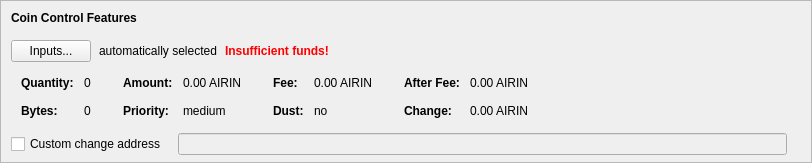
    <widget class="QFrame" name="frameCoinControl">
     <property name="sizePolicy">
      <sizepolicy hsizetype="Expanding" vsizetype="Expanding">
       <horstretch>0</horstretch>
       <verstretch>0</verstretch>
      </sizepolicy>
     </property>
     <property name="maximumSize">
      <size>
       <width>16777215</width>
       <height>16777215</height>
      </size>
     </property>
     <property name="frameShape">
      <enum>QFrame::StyledPanel</enum>
     </property>
     <property name="frameShadow">
      <enum>QFrame::Sunken</enum>
     </property>
     <layout class="QVBoxLayout" name="verticalLayoutCoinControl2">
      <property name="spacing">
       <number>0</number>
      </property>
      <property name="leftMargin">
       <number>0</number>
      </property>
      <property name="topMargin">
       <number>0</number>
      </property>
      <property name="rightMargin">
       <number>0</number>
      </property>
      <property name="bottomMargin">
       <number>6</number>
      </property>
      <item>
       <layout class="QVBoxLayout" name="verticalLayoutCoinControl" stretch="0,0,0,0,1">
        <property name="spacing">
         <number>0</number>
        </property>
        <property name="leftMargin">
         <number>10</number>
        </property>
        <property name="topMargin">
         <number>10</number>
        </property>
        <item>
         <layout class="QHBoxLayout" name="horizontalLayoutCoinControl1">
          <property name="bottomMargin">
           <number>15</number>
          </property>
          <item>
           <widget class="QLabel" name="labelCoinControlFeatures">
            <property name="sizePolicy">
             <sizepolicy hsizetype="Preferred" vsizetype="Maximum">
              <horstretch>0</horstretch>
              <verstretch>0</verstretch>
             </sizepolicy>
            </property>
            <property name="font">
             <font>
              <weight>75</weight>
              <bold>true</bold>
             </font>
            </property>
            <property name="styleSheet">
             <string notr="true">font-weight:bold;</string>
            </property>
            <property name="text">
             <string>Coin Control Features</string>
            </property>
           </widget>
          </item>
         </layout>
        </item>
        <item>
         <layout class="QHBoxLayout" name="horizontalLayoutCoinControl2" stretch="0,0,0,0">
          <property name="spacing">
           <number>8</number>
          </property>
          <property name="bottomMargin">
           <number>10</number>
          </property>
          <item>
           <widget class="QPushButton" name="pushButtonCoinControl">
            <property name="styleSheet">
             <string notr="true"/>
            </property>
            <property name="text">
             <string>Inputs...</string>
            </property>
            <property name="autoDefault">
             <bool>false</bool>
            </property>
           </widget>
          </item>
          <item>
           <widget class="QLabel" name="labelCoinControlAutomaticallySelected">
            <property name="text">
             <string>automatically selected</string>
            </property>
            <property name="margin">
             <number>5</number>
            </property>
           </widget>
          </item>
          <item>
           <widget class="QLabel" name="labelCoinControlInsuffFunds">
            <property name="font">
             <font>
              <weight>75</weight>
              <bold>true</bold>
             </font>
            </property>
            <property name="styleSheet">
             <string notr="true">color:red;font-weight:bold;</string>
            </property>
            <property name="text">
             <string>Insufficient funds!</string>
            </property>
            <property name="margin">
             <number>5</number>
            </property>
           </widget>
          </item>
          <item>
           <spacer name="horizontalSpacerCoinControl">
            <property name="orientation">
             <enum>Qt::Horizontal</enum>
            </property>
            <property name="sizeHint" stdset="0">
             <size>
              <width>40</width>
              <height>1</height>
             </size>
            </property>
           </spacer>
          </item>
         </layout>
        </item>
        <item>
         <widget class="QWidget" name="widgetCoinControl" native="true">
          <property name="sizePolicy">
           <sizepolicy hsizetype="Preferred" vsizetype="Preferred">
            <horstretch>0</horstretch>
            <verstretch>0</verstretch>
           </sizepolicy>
          </property>
          <property name="minimumSize">
           <size>
            <width>0</width>
            <height>0</height>
           </size>
          </property>
          <property name="styleSheet">
           <string notr="true"/>
          </property>
          <layout class="QHBoxLayout" name="horizontalLayoutCoinControl5">
           <property name="leftMargin">
            <number>0</number>
           </property>
           <property name="topMargin">
            <number>0</number>
           </property>
           <property name="rightMargin">
            <number>0</number>
           </property>
           <property name="bottomMargin">
            <number>0</number>
           </property>
           <item>
            <layout class="QHBoxLayout" name="horizontalLayoutCoinControl3" stretch="0,0,0,1">
             <property name="spacing">
              <number>20</number>
             </property>
             <property name="topMargin">
              <number>0</number>
             </property>
             <property name="bottomMargin">
              <number>10</number>
             </property>
             <item>
              <layout class="QFormLayout" name="formLayoutCoinControl1">
               <property name="horizontalSpacing">
                <number>10</number>
               </property>
               <property name="verticalSpacing">
                <number>14</number>
               </property>
               <property name="leftMargin">
                <number>10</number>
               </property>
               <property name="topMargin">
                <number>4</number>
               </property>
               <property name="rightMargin">
                <number>6</number>
               </property>
               <item row="0" column="0">
                <widget class="QLabel" name="labelCoinControlQuantityText">
                 <property name="font">
                  <font>
                   <weight>75</weight>
                   <bold>true</bold>
                  </font>
                 </property>
                 <property name="text">
                  <string>Quantity:</string>
                 </property>
                 <property name="margin">
                  <number>0</number>
                 </property>
                </widget>
               </item>
               <item row="0" column="1">
                <widget class="QLabel" name="labelCoinControlQuantity">
                 <property name="cursor">
                  <cursorShape>IBeamCursor</cursorShape>
                 </property>
                 <property name="contextMenuPolicy">
                  <enum>Qt::ActionsContextMenu</enum>
                 </property>
                 <property name="text">
                  <string notr="true">0</string>
                 </property>
                 <property name="margin">
                  <number>0</number>
                 </property>
                 <property name="textInteractionFlags">
                  <set>Qt::LinksAccessibleByMouse|Qt::TextSelectableByKeyboard|Qt::TextSelectableByMouse</set>
                 </property>
                </widget>
               </item>
               <item row="1" column="0">
                <widget class="QLabel" name="labelCoinControlBytesText">
                 <property name="font">
                  <font>
                   <weight>75</weight>
                   <bold>true</bold>
                  </font>
                 </property>
                 <property name="text">
                  <string>Bytes:</string>
                 </property>
                </widget>
               </item>
               <item row="1" column="1">
                <widget class="QLabel" name="labelCoinControlBytes">
                 <property name="cursor">
                  <cursorShape>IBeamCursor</cursorShape>
                 </property>
                 <property name="contextMenuPolicy">
                  <enum>Qt::ActionsContextMenu</enum>
                 </property>
                 <property name="text">
                  <string notr="true">0</string>
                 </property>
                 <property name="textInteractionFlags">
                  <set>Qt::LinksAccessibleByMouse|Qt::TextSelectableByKeyboard|Qt::TextSelectableByMouse</set>
                 </property>
                </widget>
               </item>
              </layout>
             </item>
             <item>
              <layout class="QFormLayout" name="formLayoutCoinControl2">
               <property name="horizontalSpacing">
                <number>10</number>
               </property>
               <property name="verticalSpacing">
                <number>14</number>
               </property>
               <property name="leftMargin">
                <number>6</number>
               </property>
               <property name="topMargin">
                <number>4</number>
               </property>
               <property name="rightMargin">
                <number>6</number>
               </property>
               <item row="0" column="0">
                <widget class="QLabel" name="labelCoinControlAmountText">
                 <property name="font">
                  <font>
                   <weight>75</weight>
                   <bold>true</bold>
                  </font>
                 </property>
                 <property name="text">
                  <string>Amount:</string>
                 </property>
                 <property name="margin">
                  <number>0</number>
                 </property>
                </widget>
               </item>
               <item row="0" column="1">
                <widget class="QLabel" name="labelCoinControlAmount">
                 <property name="cursor">
                  <cursorShape>IBeamCursor</cursorShape>
                 </property>
                 <property name="contextMenuPolicy">
                  <enum>Qt::ActionsContextMenu</enum>
                 </property>
                 <property name="text">
                  <string notr="true">0.00 AIRIN</string>
                 </property>
                 <property name="textInteractionFlags">
                  <set>Qt::LinksAccessibleByMouse|Qt::TextSelectableByKeyboard|Qt::TextSelectableByMouse</set>
                 </property>
                </widget>
               </item>
               <item row="1" column="0">
                <widget class="QLabel" name="labelCoinControlPriorityText">
                 <property name="font">
                  <font>
                   <weight>75</weight>
                   <bold>true</bold>
                  </font>
                 </property>
                 <property name="text">
                  <string>Priority:</string>
                 </property>
                </widget>
               </item>
               <item row="1" column="1">
                <widget class="QLabel" name="labelCoinControlPriority">
                 <property name="cursor">
                  <cursorShape>IBeamCursor</cursorShape>
                 </property>
                 <property name="contextMenuPolicy">
                  <enum>Qt::ActionsContextMenu</enum>
                 </property>
                 <property name="text">
                  <string>medium</string>
                 </property>
                 <property name="textInteractionFlags">
                  <set>Qt::LinksAccessibleByMouse|Qt::TextSelectableByKeyboard|Qt::TextSelectableByMouse</set>
                 </property>
                </widget>
               </item>
              </layout>
             </item>
             <item>
              <layout class="QFormLayout" name="formLayoutCoinControl3">
               <property name="horizontalSpacing">
                <number>10</number>
               </property>
               <property name="verticalSpacing">
                <number>14</number>
               </property>
               <property name="leftMargin">
                <number>6</number>
               </property>
               <property name="topMargin">
                <number>4</number>
               </property>
               <property name="rightMargin">
                <number>6</number>
               </property>
               <item row="0" column="0">
                <widget class="QLabel" name="labelCoinControlFeeText">
                 <property name="font">
                  <font>
                   <weight>75</weight>
                   <bold>true</bold>
                  </font>
                 </property>
                 <property name="text">
                  <string>Fee:</string>
                 </property>
                 <property name="margin">
                  <number>0</number>
                 </property>
                </widget>
               </item>
               <item row="0" column="1">
                <widget class="QLabel" name="labelCoinControlFee">
                 <property name="cursor">
                  <cursorShape>IBeamCursor</cursorShape>
                 </property>
                 <property name="contextMenuPolicy">
                  <enum>Qt::ActionsContextMenu</enum>
                 </property>
                 <property name="text">
                  <string notr="true">0.00 AIRIN</string>
                 </property>
                 <property name="textInteractionFlags">
                  <set>Qt::LinksAccessibleByMouse|Qt::TextSelectableByKeyboard|Qt::TextSelectableByMouse</set>
                 </property>
                </widget>
               </item>
               <item row="1" column="0">
                <widget class="QLabel" name="labelCoinControlLowOutputText">
                 <property name="font">
                  <font>
                   <weight>75</weight>
                   <bold>true</bold>
                  </font>
                 </property>
                 <property name="text">
                  <string>Dust:</string>
                 </property>
                </widget>
               </item>
               <item row="1" column="1">
                <widget class="QLabel" name="labelCoinControlLowOutput">
                 <property name="cursor">
                  <cursorShape>IBeamCursor</cursorShape>
                 </property>
                 <property name="contextMenuPolicy">
                  <enum>Qt::ActionsContextMenu</enum>
                 </property>
                 <property name="text">
                  <string>no</string>
                 </property>
                 <property name="textInteractionFlags">
                  <set>Qt::LinksAccessibleByMouse|Qt::TextSelectableByKeyboard|Qt::TextSelectableByMouse</set>
                 </property>
                </widget>
               </item>
              </layout>
             </item>
             <item>
              <layout class="QFormLayout" name="formLayoutCoinControl4">
               <property name="horizontalSpacing">
                <number>10</number>
               </property>
               <property name="verticalSpacing">
                <number>14</number>
               </property>
               <property name="leftMargin">
                <number>6</number>
               </property>
               <property name="topMargin">
                <number>4</number>
               </property>
               <property name="rightMargin">
                <number>6</number>
               </property>
               <item row="0" column="0">
                <widget class="QLabel" name="labelCoinControlAfterFeeText">
                 <property name="font">
                  <font>
                   <weight>75</weight>
                   <bold>true</bold>
                  </font>
                 </property>
                 <property name="text">
                  <string>After Fee:</string>
                 </property>
                 <property name="margin">
                  <number>0</number>
                 </property>
                </widget>
               </item>
               <item row="0" column="1">
                <widget class="QLabel" name="labelCoinControlAfterFee">
                 <property name="cursor">
                  <cursorShape>IBeamCursor</cursorShape>
                 </property>
                 <property name="contextMenuPolicy">
                  <enum>Qt::ActionsContextMenu</enum>
                 </property>
                 <property name="text">
                  <string notr="true">0.00 AIRIN</string>
                 </property>
                 <property name="textInteractionFlags">
                  <set>Qt::LinksAccessibleByMouse|Qt::TextSelectableByKeyboard|Qt::TextSelectableByMouse</set>
                 </property>
                </widget>
               </item>
               <item row="1" column="0">
                <widget class="QLabel" name="labelCoinControlChangeText">
                 <property name="font">
                  <font>
                   <weight>75</weight>
                   <bold>true</bold>
                  </font>
                 </property>
                 <property name="text">
                  <string>Change:</string>
                 </property>
                </widget>
               </item>
               <item row="1" column="1">
                <widget class="QLabel" name="labelCoinControlChange">
                 <property name="cursor">
                  <cursorShape>IBeamCursor</cursorShape>
                 </property>
                 <property name="contextMenuPolicy">
                  <enum>Qt::ActionsContextMenu</enum>
                 </property>
                 <property name="text">
                  <string notr="true">0.00 AIRIN</string>
                 </property>
                 <property name="textInteractionFlags">
                  <set>Qt::LinksAccessibleByMouse|Qt::TextSelectableByKeyboard|Qt::TextSelectableByMouse</set>
                 </property>
                </widget>
               </item>
              </layout>
             </item>
            </layout>
           </item>
          </layout>
         </widget>
        </item>
        <item>
         <layout class="QHBoxLayout" name="horizontalLayoutCoinControl4" stretch="0,0,0">
          <property name="spacing">
           <number>12</number>
          </property>
          <property name="sizeConstraint">
           <enum>QLayout::SetDefaultConstraint</enum>
          </property>
          <property name="topMargin">
           <number>5</number>
          </property>
          <property name="rightMargin">
           <number>5</number>
          </property>
          <item>
           <widget class="QCheckBox" name="checkBoxCoinControlChange">
            <property name="toolTip">
             <string>If this is activated, but the change address is empty or invalid, change will be sent to a newly generated address.</string>
            </property>
            <property name="text">
             <string>Custom change address</string>
            </property>
           </widget>
          </item>
          <item>
           <widget class="QValidatedLineEdit" name="lineEditCoinControlChange">
            <property name="enabled">
             <bool>false</bool>
            </property>
            <property name="sizePolicy">
             <sizepolicy hsizetype="Expanding" vsizetype="Fixed">
              <horstretch>0</horstretch>
              <verstretch>0</verstretch>
             </sizepolicy>
            </property>
           </widget>
          </item>
          <item>
           <widget class="QLabel" name="labelCoinControlChangeLabel">
            <property name="sizePolicy">
             <sizepolicy hsizetype="Preferred" vsizetype="Expanding">
              <horstretch>0</horstretch>
              <verstretch>0</verstretch>
             </sizepolicy>
            </property>
            <property name="minimumSize">
             <size>
              <width>0</width>
              <height>0</height>
             </size>
            </property>
            <property name="text">
             <string/>
            </property>
            <property name="margin">
             <number>3</number>
            </property>
           </widget>
          </item>
         </layout>
        </item>
        <item>
         <spacer name="verticalSpacerCoinControl">
          <property name="orientation">
           <enum>Qt::Vertical</enum>
          </property>
          <property name="sizeHint" stdset="0">
           <size>
            <width>800</width>
            <height>1</height>
           </size>
          </property>
         </spacer>
        </item>
       </layout>
      </item>
     </layout>
    </widget>
